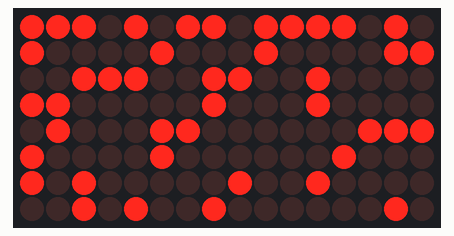
This sketch was run on a simulated Arduino Nano, built with avr-gcc and run on an emulated ATmega328P. Shown: 16×8 LED matrix. Random numbers use the default seed unless the sketch sets one.

Above: at 0.14 s.
At 2.8 s:
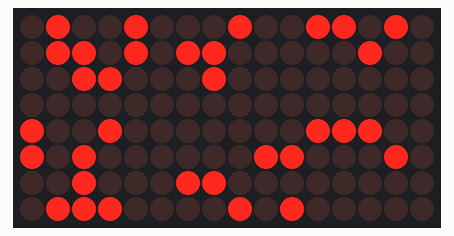
At 5.45 s:
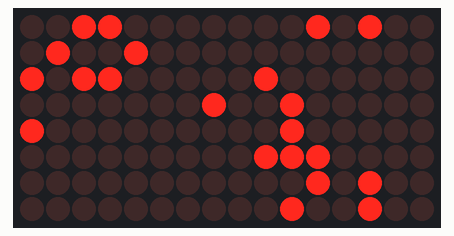
At 10.76 s:
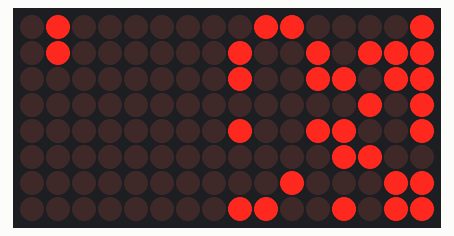
At 16.04 s:
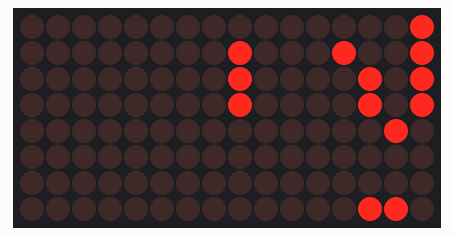
At 21.5 s:
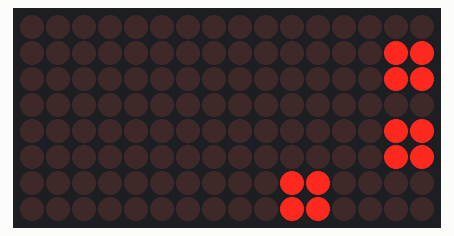

The sketch:

MaxLife.ino
```cpp
#include <LEDMatrixDriver.hpp>

// This sketch will 'flood fill' your LED matrix using the hardware SPI driver Library by Bartosz Bielawski.
// Example written 16.06.2017 by Marko Oette, www.oette.info

// Define the ChipSelect pin for the led matrix (Dont use the SS or MISO pin of your Arduino!)
// Other pins are Arduino specific SPI pins (MOSI=DIN, SCK=CLK of the LEDMatrix) see https://www.arduino.cc/en/Reference/SPI
// nano 11 - MOSI -> DIN
// nano 13 - SCK -> SCK
const uint8_t LEDMATRIX_CS_PIN = 7;

// Number of 8x8 segments you are connecting
const int LEDMATRIX_SEGMENTS = 2;
const int LEDMATRIX_WIDTH    = LEDMATRIX_SEGMENTS * 8;
const int LEDMATRIX_HEIGHT   = 8;

// The LEDMatrixDriver class instance
LEDMatrixDriver lmd(LEDMATRIX_SEGMENTS, LEDMATRIX_CS_PIN);


const int BRIGHT = 0x00; // 0x0F - 0x0F
const int DELAY = 150;
const int MAX_ITTER = 150;

void setup() {
  randomSeed(analogRead(0));
  lmd.setEnabled(true);
  lmd.setIntensity(BRIGHT);
}

void loop() {
  game(LEDMATRIX_WIDTH, LEDMATRIX_HEIGHT); //w,h
}

void setDot(int x, int y, bool isOn) {
  setLed(x, y, isOn);
}

void setLed(int row, int column, boolean state) {
  /* The board I wired up did not have the signals in
      the right order, so adjust things here.
  */

  row = (row + 1);
  if (row == 8) row -= 8;
  if (row == 16) row -= 8;
  lmd.setPixel(row, column, state);
}


bool show(void *u, int w, int h) {
  bool worldEmpty = true;
  int (*univ)[w] = u;
  for (int y = 0; y < h; y++) {
    for (int x = 0; x < w; x++) {
      bool sh = (univ[y][x] == 1);
      setDot(x, y, sh);
      if (sh) {
        worldEmpty = false;
      }
    }
  }
  lmd.display();
  return worldEmpty;
}

void evolve(void *u, int w, int h) {
  unsigned (*univ)[w] = u;
  unsigned newar[h][w];

  for (int y = 0; y < h; y++) {
    for (int x = 0; x < w; x++) {
      int n = 0;
      for (int y1 = y - 1; y1 <= y + 1; y1++)
        for (int x1 = x - 1; x1 <= x + 1; x1++)
          if (univ[(y1 + h) % h][(x1 + w) % w])
            n++;

      if (univ[y][x]) n--;
      newar[y][x] = (n == 3 || (n == 2 && univ[y][x]));
    }
  }

  for (int y = 0; y < h; y++) {
    for (int x = 0; x < w; x++) {
      univ[y][x] = newar[y][x];
    }
  }
}

bool flash(void *u, int w, int h, bool mode) {
  for (int y = 0; y < h; y++) {
    for (int x = 0; x < w; x++) {
      setDot(x, y, mode);
    }
  }
  lmd.display();
}

void game(int w, int h) {
  unsigned univ[h][w];
  for (int x = 0; x < w; x++) {
    for (int y = 0; y < h; y++) {
      univ[y][x] = random(0, 100) > 65 ? 1 : 0;
    }
  }
  int sc = 0;
  while (1) {
    bool worldEmpty = show(univ, w, h);
    if (worldEmpty) {
      break;
    }
    evolve(univ, w, h);
    delay(DELAY);
    sc++;
    if (sc > MAX_ITTER) {
      break;
    }
  }
  lmd.setIntensity(BRIGHT);
  flash(univ, w, h, true);
  delay(DELAY);
  lmd.setIntensity(BRIGHT);
}
```
